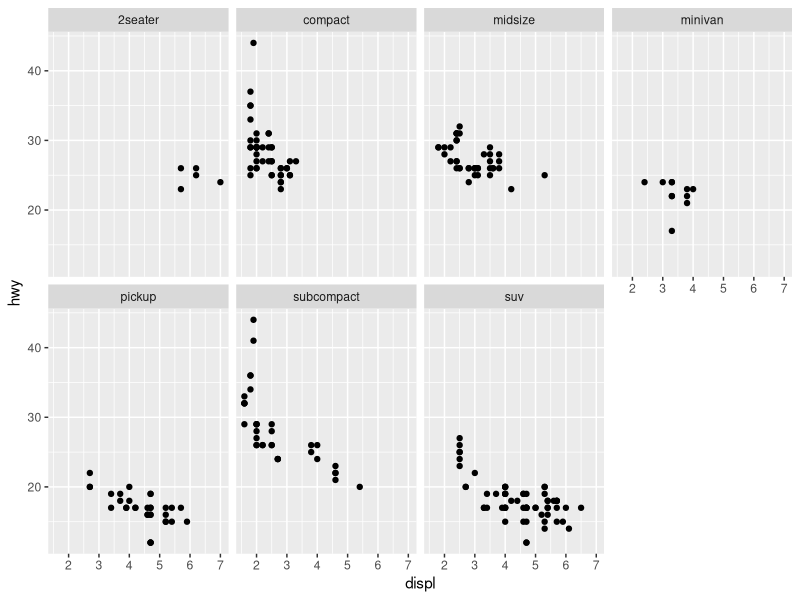
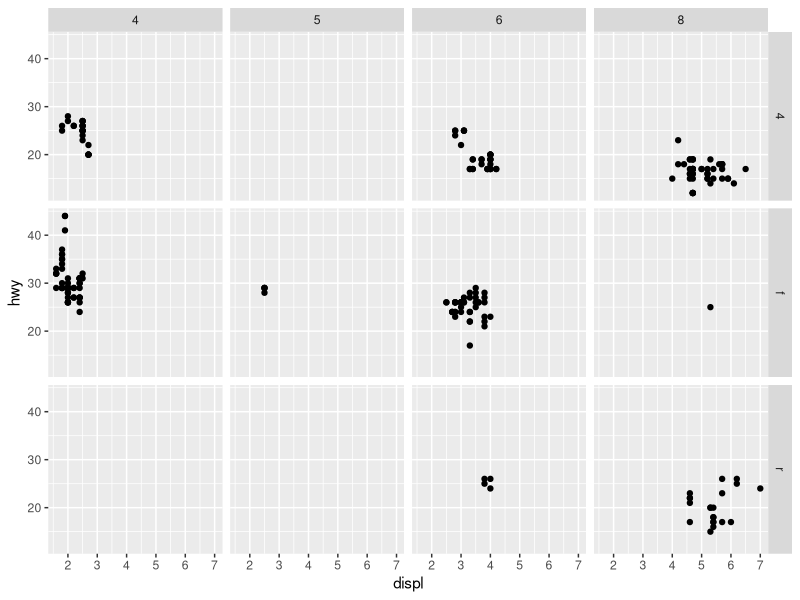
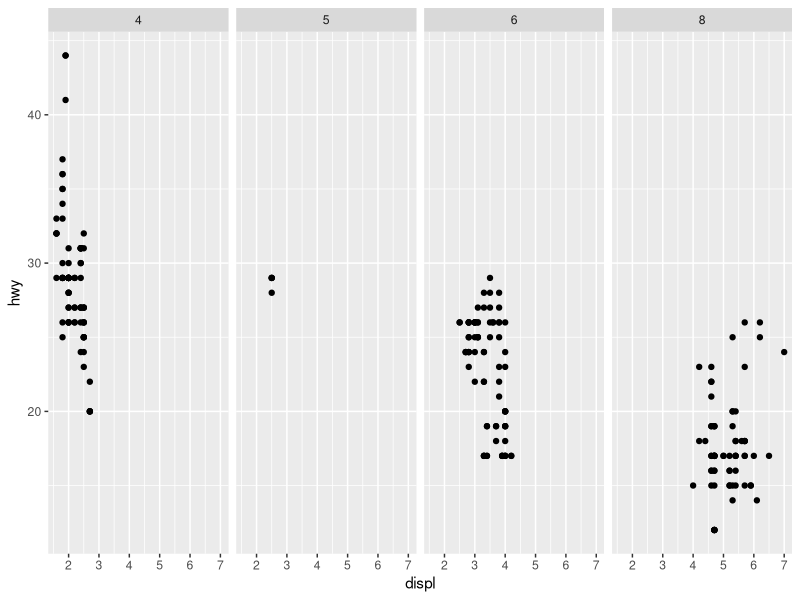
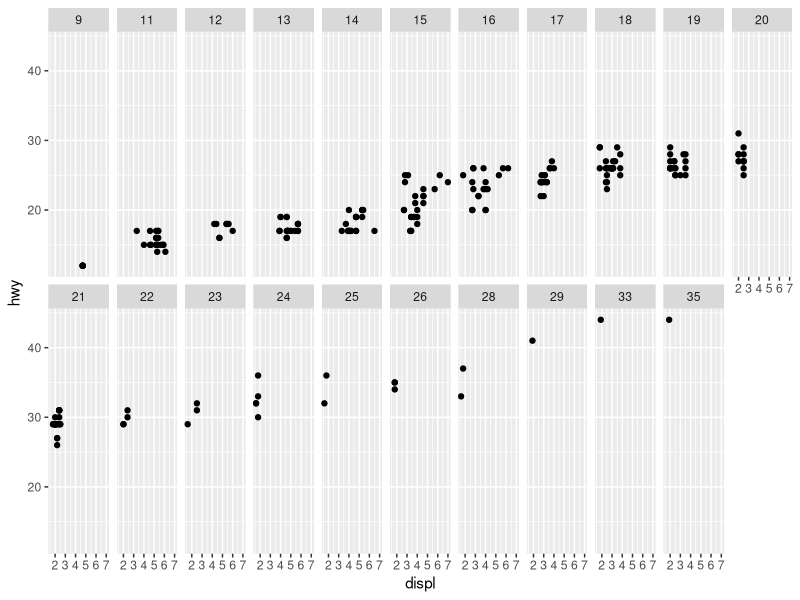
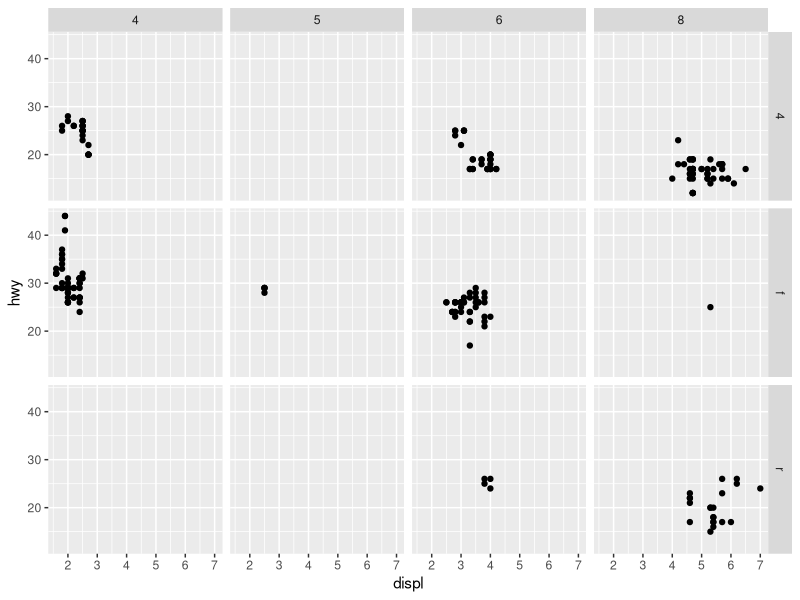
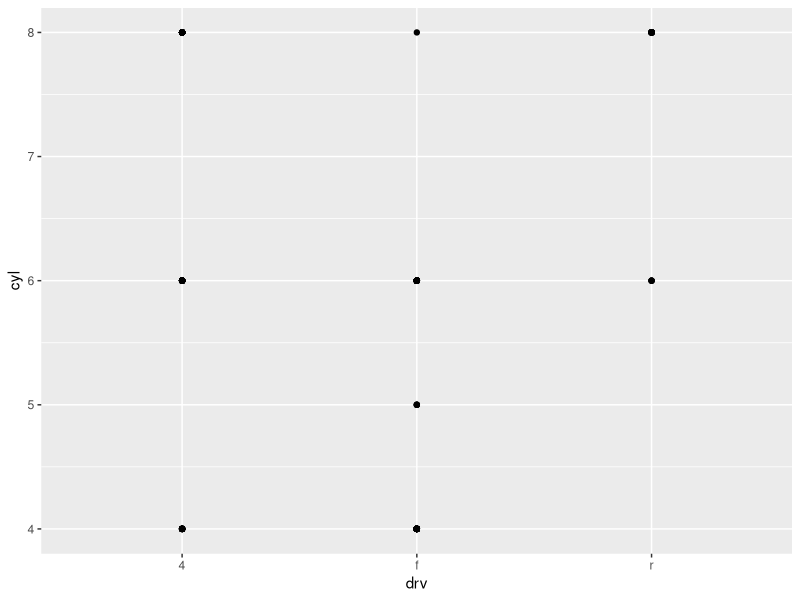
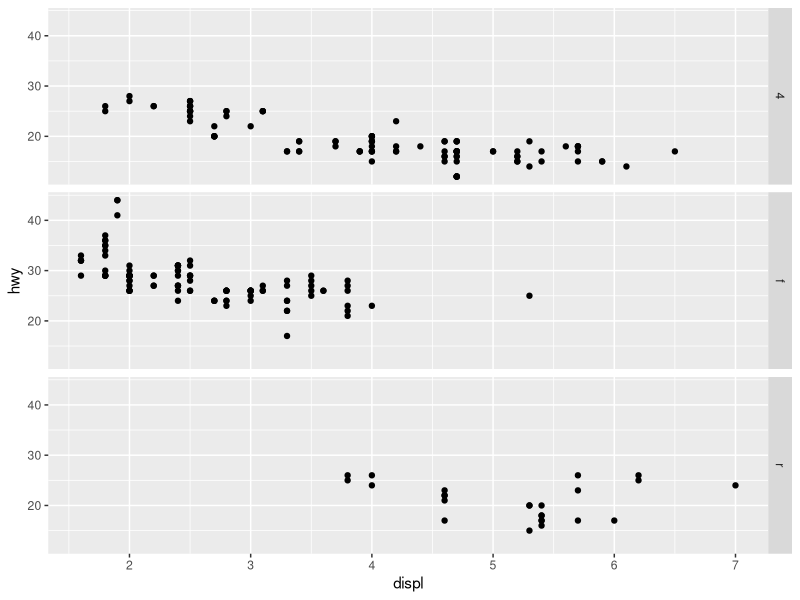
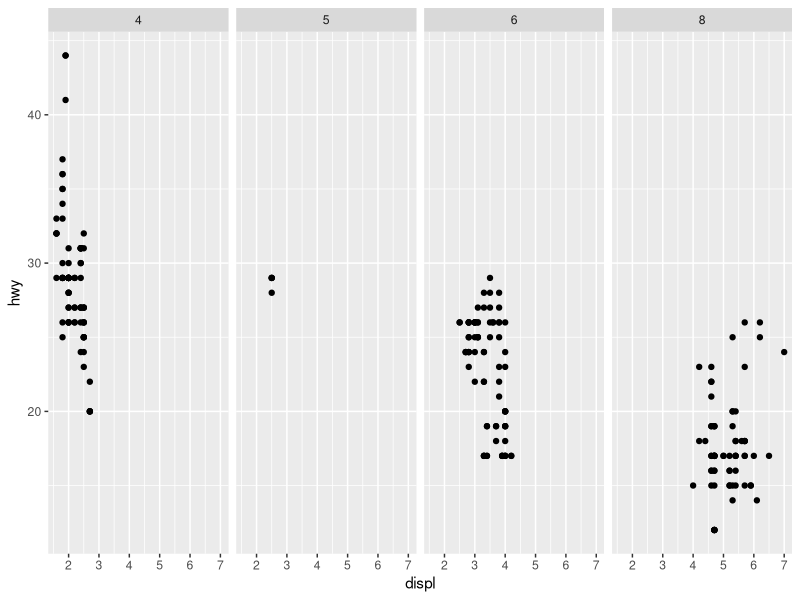

The R source for these figures, in order:
#It's Week threeeeee! Time for facets! 

library(tidyverse)
#This creates two rows of plots, each plot is by class of car, highway miles per gallon 
#as a function of engine displacement 
ggplot(data = mpg) +
  geom_point(mapping = aes(x=displ, y = hwy)) +
  facet_wrap(~ class, nrow = 2)

#This creates a grid of plots, each column is cylinder, each row is drive, highway miles
# per gallon as a function of engine displacement 
ggplot(data = mpg) +
  geom_point(mapping = aes(x = displ, y = hwy)) +
  facet_grid(drv ~ cyl)

#This creates a grid of plots, each column is cylinder, highway miles
# per gallon as a function of engine displacement 
ggplot(data = mpg) +
  geom_point(mapping = aes(x = displ, y = hwy)) +
  facet_grid(. ~ cyl)

#What happens if you facet on a continuous variable? Pick year
#year ony had two, so not that interesting, try it with cty

ggplot(data = mpg) +
  geom_point(mapping = aes(x=displ, y = hwy)) +
  facet_wrap(~ cty, nrow = 2)
#That's a lot of plots

#What do the empty cells in plot with facet_grid(drv ~ cyl) mean? How do they relate 
#to this plot?
ggplot(data = mpg) +
  geom_point(mapping = aes(x = displ, y = hwy)) +
  facet_grid(drv ~ cyl)
#some combos are not available
ggplot(data = mpg) +
  geom_point(mapping = aes(x = drv, y = cyl))
#Areas where you don't have a dot in the above plot are ones where you don't have a 
#plot in the facet_grid

#What plots does the following code make? What does . do?
#this plot is just organized by drive. The dot makes it 1d and not 2d
ggplot(data = mpg) +
  geom_point(mapping = aes(x = displ, y = hwy)) +
  facet_grid(drv ~ .)

ggplot(data = mpg) +
  geom_point(mapping = aes(x = displ, y = hwy)) +
  facet_grid(. ~ cyl)
#If you put the . in the beginning, you end up with plots as columns. If you put the .
#at the end, you end up with plots as row. 

#Take the first faceted plot in this section:
ggplot(data = mpg) +
  geom_point(mapping = aes(x = displ, y = hwy)) +
  facet_wrap(~class, nrow = 2)
#What are the advantages to using faceting instead of the colour aesthetic? What are 
#the disadvantages? How might balance change if you had larger dataset?
ggplot(data = mpg) + geom_point(mapping = aes(x = displ, y = hwy, color=class))
#advantages: If have overlapping data, hard to see apart, if scales were different? 
# also if have few data points for one versus others
#disadvantages: hard to compare exactly. Not that pretty. Takes up a lot of space and
#makes things tiny. 
#With more classes you couldn't have more subplots, but also you couldn't really have 
#more colors. If you have lots of points for each one, seems like facets better. 

#Read ?facet_wrap
#What does nrow do? 
#state number of rows
#What does ncol do? State number of columns
#What other options control the layout of the panels? 
#Direction -> horizontal or vertical
ggplot(data = mpg) +
  geom_point(mapping = aes(x = displ, y = hwy)) +
  facet_wrap(~class, nrow = 2, dir = "v")
#Why doesn't facet_grid have ncol or nrow?
#columns and rows set by variables
#When using facet_gird() you should usually put the variable with more uniques levels 
#in the columns. Why? 
ggplot(data = mpg) +
  geom_point(mapping = aes(x = displ, y = hwy)) +
  facet_grid(drv ~ cyl)
ggplot(data = mpg) +
  geom_point(mapping = aes(x = displ, y = hwy)) +
  facet_grid(cyl ~ drv)
#Depends on if you want long thin plots, or more square plots 

#move beyond scatter plots!
ggplot(data = mpg) +
  geom_point(mapping = aes(x = displ, y = hwy))
#Here's all the data displ and hwy
ggplot(data = mpg) +
  geom_smooth(mapping = aes(x=displ, y=hwy))

#Here's the displ and hwy lines with separate lines for drv
ggplot(data = mpg) +
  geom_smooth(mapping = aes(x = displ, y = hwy, linetype = drv))

ggplot(data = mpg) + 
  geom_smooth(mapping = aes(x = displ, y = hwy, group = drv))
#similar to the one before this one, but they all have same linestyle

ggplot(data = mpg) +
  geom_smooth(mapping = aes(x = displ, y = hwy, color = drv), show.legend = FALSE)

ggplot(data = mpg) +
  geom_smooth(mapping = aes(x = displ, y = hwy, color = drv))

#add multiple geoms in the same plot! weeeeee!
ggplot(data = mpg) +
  geom_point(mapping = aes(x = displ, y = hwy)) +
  geom_smooth(mapping = aes(x = displ, y = hwy))

#you can do the mappings first, then do the plots as well
ggplot(data = mpg, mapping = aes(x = displ, y = hwy)) +
  geom_point() +
  geom_smooth()

#if you add more things you can just do it to that layer
ggplot(data = mpg, mapping = aes(x = displ, y = hwy)) +
  geom_point(mapping = aes(color = class)) +
  geom_smooth()

#you can also just add lines to certain parts within a line 
ggplot(data = mpg, mapping = aes(x = displ, y = hwy)) +
  geom_point(mapping = aes(color = class)) +
  geom_smooth(data = filter(mpg, class == "subcompact"), se = FALSE)
ggplot(data = mpg, mapping = aes(x = displ, y = hwy)) +
  geom_point(mapping = aes(color = class)) +
  geom_smooth(data = filter(mpg, class == "subcompact"))

#3.6.1 Exercises
#What geom would you use to draw a line chart? geom_lin
#a boxplot? geom_bloxplot
#histogram? geom_histogram
#area plot? geom_area

#predict what this will look like
ggplot(data = mpg, mapping = aes(x = displ, y = hwy, color = drv)) +
  geom_point() +
  geom_smooth(se = FALSE)

#Will the following two things look the same? I think so
ggplot(data = mpg, mapping = aes(x = displ, y = hwy)) +
  geom_point() +
  geom_smooth()
ggplot() + 
  geom_point(data = mpg, mapping = aes(x = displ, y = hwy)) +
  geom_smooth(data = mpg, mapping = aes(x = displ, y = hwy))

#LEFT OFF on exercise number 6 in 3.6.1! 